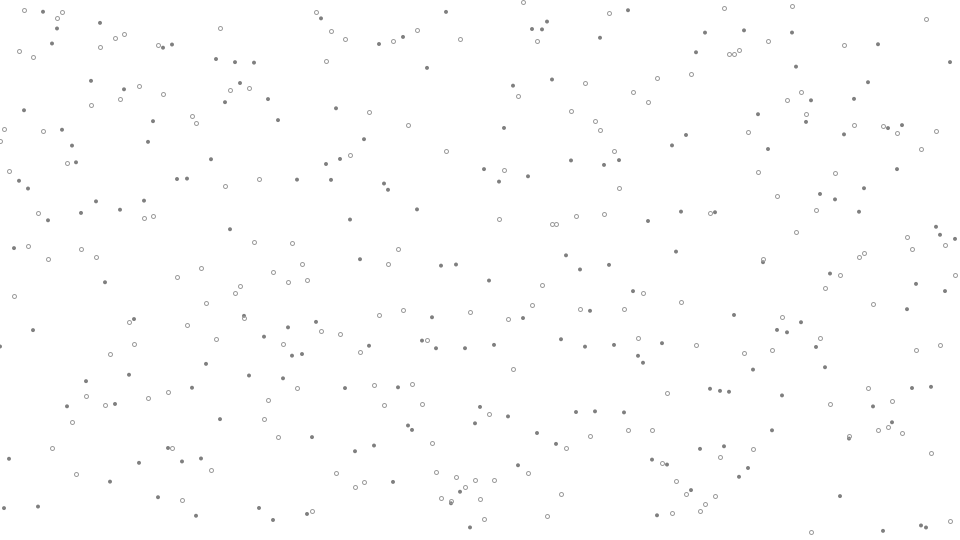
Frame 1 (no input)
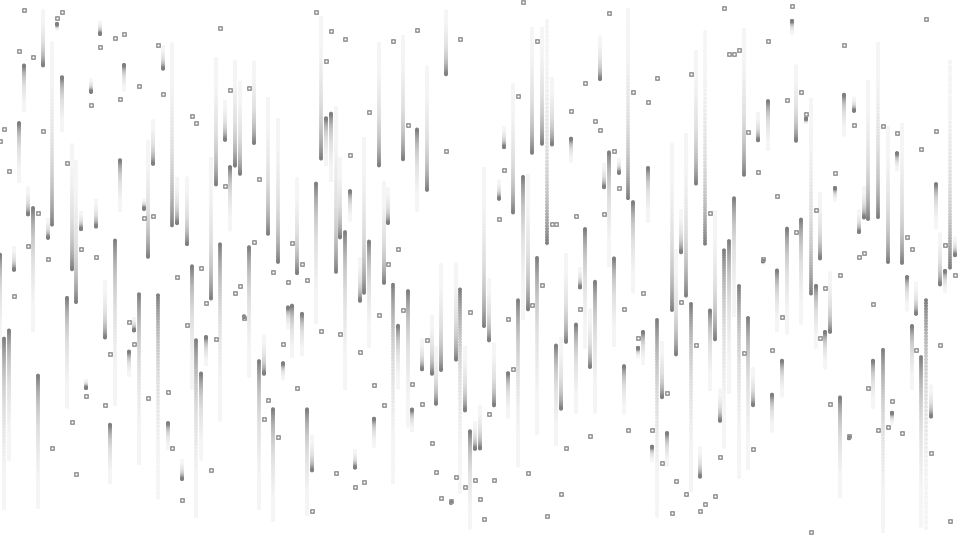
Frame 60 (the mouse pressed at the canvas centre just before this capture)
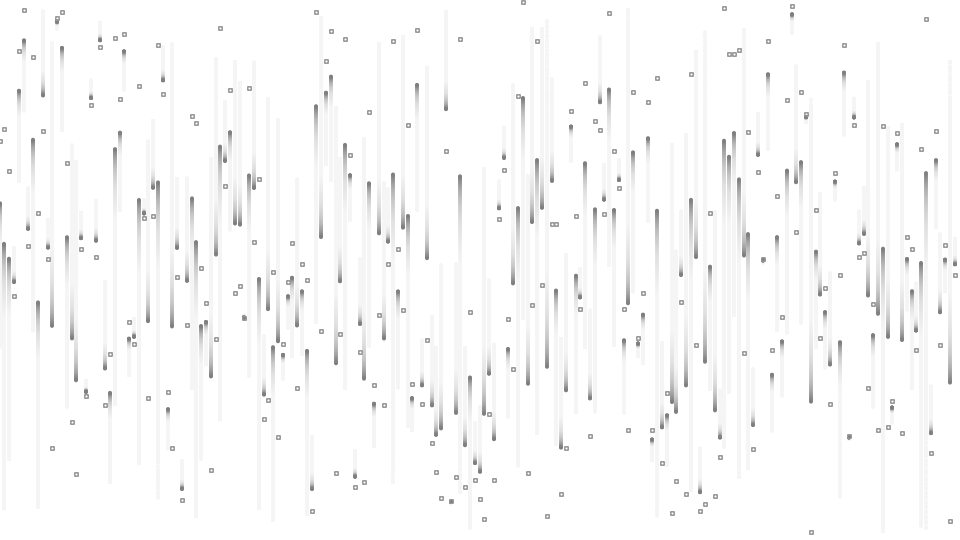
Frame 120 (the mouse held since frame 60 and released just before this capture)

The Processing sketch that drew these frames (run headless with seeded random() and noise(); from frame 60 on, the mouse is pressed at the canvas centre):

// Processing sketch: sketch_xxx_random_node_2
// ── sketch_xxx_random_node_2.pde
int num = 200;
ArrayList<Mover> movers = new ArrayList<Mover>();
;
// setup関数 : 初回1度だけ実行される
void setup() {
  size(960, 540); // ウィンドウサイズを960px,540pxに
  colorMode(HSB, 360, 100, 100, 100); // HSBでの色指定にする
  background(0, 0, 100);
  smooth();
  for (int i = 0; i < num; i++) {
    float x = i * width/num;
    float y = height/2;
    float diameter = width/num;
    Mover m = new Mover(x, y, diameter);
    movers.add(m);
  }
}

// draw関数 : setup関数実行後繰り返し実行される
void draw() {
  noStroke();
  fill(0, 0, 100, 5);
  rect(0, 0, width, height);
  //beginShape();
  for (Mover m : movers) {
    m.update();
    m.display();
    //vertex(m.x,m.y);
  }
  //stroke(0,0,10);
  //strokeWeight(0.1);
  //noFill();
  //endShape();
}

class Mover {
  float x;
  float y;
  float ty;
  float diameter;
  float offset;
  float easing = 0.01;

  Mover(float _x, float _y, float _diameter) {
    x = _x;
    y = _y;
    diameter = _diameter;
    offset = diameter/2;
    y = random(offset, height-offset);
    ty = random(offset, height-offset);
  }
  void update() {
    y = lerp(y, ty, easing);
    if (abs(ty-y) < 0.1) {
      y = ty;
      ty = random(offset, height-offset);
    }
  }

  void display() {
    fill(0, 0, 50);
    noStroke();
    ellipse(x, y, diameter, diameter);

    noFill();
    stroke(0, 0, 60);
    strokeWeight(1);
    ellipse(x, ty, diameter, diameter);
  }
}
